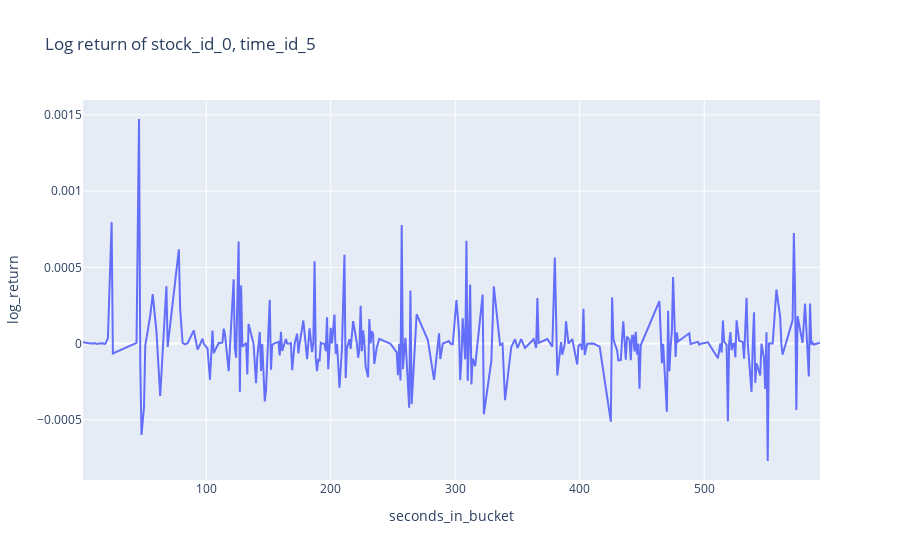

This figure's notebook cell:
### Markdown cell above
Let's plot the tick-to-tick return of this instrument over this time bucket

### Code cell
fig = px.line(book_example, x="seconds_in_bucket", y="log_return", title='Log return of stock_id_0, time_id_5')
fig.show()

### Figure 1 — Plotly figure (JSON) as saved in the notebook; plotly's stock layout.template omitted (floating-point values rounded to 4 significant figures; data arrays with more than 128 entries replaced by an {"elided": "..."} marker saying what was removed)
{"data": [{"hovertemplate": "seconds_in_bucket=%{x}<br>log_return=%{y}<extra></extra>", "legendgroup": "", "line": {"color": "#636efa", "dash": "solid"}, "mode": "lines", "name": "", "orientation": "v", "showlegend": false, "type": "scatter", "x": {"elided": "301 int values"}, "xaxis": "x", "y": {"elided": "301 float values"}, "yaxis": "y"}], "layout": {"legend": {"tracegroupgap": 0}, "title": {"text": "Log return of stock_id_0, time_id_5"}, "xaxis": {"anchor": "y", "domain": [0, 1], "title": {"text": "seconds_in_bucket"}}, "yaxis": {"anchor": "x", "domain": [0, 1], "title": {"text": "log_return"}}}}
